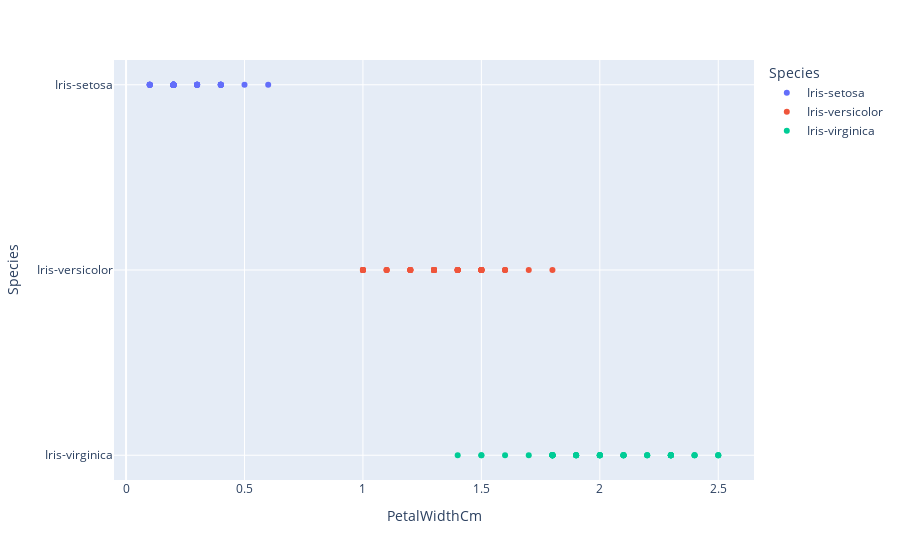

Here is the notebook cell this chart was saved with:
### Code cell
fig = px.scatter(df,x="PetalWidthCm",y="Species",color="Species")
fig.show()

### Figure 1 — Plotly figure (JSON) as saved in the notebook; plotly's stock layout.template omitted (floating-point values rounded to 4 significant figures)
{"data": [{"hovertemplate": "Species=%{y}<br>PetalWidthCm=%{x}<extra></extra>", "legendgroup": "Iris-setosa", "marker": {"color": "#636efa", "symbol": "circle"}, "mode": "markers", "name": "Iris-setosa", "orientation": "h", "showlegend": true, "type": "scatter", "x": [0.2, 0.2, 0.2, 0.2, 0.2, 0.4, 0.3, 0.2, 0.2, 0.1, 0.2, 0.2, 0.1, 0.1, 0.2, 0.4, 0.4, 0.3, 0.3, 0.3, 0.2, 0.4, 0.2, 0.5, 0.2, 0.2, 0.4, 0.2, 0.2, 0.2, 0.2, 0.4, 0.1, 0.2, 0.1, 0.2, 0.2, 0.1, 0.2, 0.2, 0.3, 0.3, 0.2, 0.6, 0.4, 0.3, 0.2, 0.2, 0.2, 0.2], "xaxis": "x", "y": ["Iris-setosa", "Iris-setosa", "Iris-setosa", "Iris-setosa", "Iris-setosa", "Iris-setosa", "Iris-setosa", "Iris-setosa", "Iris-setosa", "Iris-setosa", "Iris-setosa", "Iris-setosa", "Iris-setosa", "Iris-setosa", "Iris-setosa", "Iris-setosa", "Iris-setosa", "Iris-setosa", "Iris-setosa", "Iris-setosa", "Iris-setosa", "Iris-setosa", "Iris-setosa", "Iris-setosa", "Iris-setosa", "Iris-setosa", "Iris-setosa", "Iris-setosa", "Iris-setosa", "Iris-setosa", "Iris-setosa", "Iris-setosa", "Iris-setosa", "Iris-setosa", "Iris-setosa", "Iris-setosa", "Iris-setosa", "Iris-setosa", "Iris-setosa", "Iris-setosa", "Iris-setosa", "Iris-setosa", "Iris-setosa", "Iris-setosa", "Iris-setosa", "Iris-setosa", "Iris-setosa", "Iris-setosa", "Iris-setosa", "Iris-setosa"], "yaxis": "y"}, {"hovertemplate": "Species=%{y}<br>PetalWidthCm=%{x}<extra></extra>", "legendgroup": "Iris-versicolor", "marker": {"color": "#EF553B", "symbol": "circle"}, "mode": "markers", "name": "Iris-versicolor", "orientation": "h", "showlegend": true, "type": "scatter", "x": [1.4, 1.5, 1.5, 1.3, 1.5, 1.3, 1.6, 1, 1.3, 1.4, 1, 1.5, 1, 1.4, 1.3, 1.4, 1.5, 1, 1.5, 1.1, 1.8, 1.3, 1.5, 1.2, 1.3, 1.4, 1.4, 1.7, 1.5, 1, 1.1, 1, 1.2, 1.6, 1.5, 1.6, 1.5, 1.3, 1.3, 1.3, 1.2, 1.4, 1.2, 1, 1.3, 1.2, 1.3, 1.3, 1.1, 1.3], "xaxis": "x", "y": ["Iris-versicolor", "Iris-versicolor", "Iris-versicolor", "Iris-versicolor", "Iris-versicolor", "Iris-versicolor", "Iris-versicolor", "Iris-versicolor", "Iris-versicolor", "Iris-versicolor", "Iris-versicolor", "Iris-versicolor", "Iris-versicolor", "Iris-versicolor", "Iris-versicolor", "Iris-versicolor", "Iris-versicolor", "Iris-versicolor", "Iris-versicolor", "Iris-versicolor", "Iris-versicolor", "Iris-versicolor", "Iris-versicolor", "Iris-versicolor", "Iris-versicolor", "Iris-versicolor", "Iris-versicolor", "Iris-versicolor", "Iris-versicolor", "Iris-versicolor", "Iris-versicolor", "Iris-versicolor", "Iris-versicolor", "Iris-versicolor", "Iris-versicolor", "Iris-versicolor", "Iris-versicolor", "Iris-versicolor", "Iris-versicolor", "Iris-versicolor", "Iris-versicolor", "Iris-versicolor", "Iris-versicolor", "Iris-versicolor", "Iris-versicolor", "Iris-versicolor", "Iris-versicolor", "Iris-versicolor", "Iris-versicolor", "Iris-versicolor"], "yaxis": "y"}, {"hovertemplate": "Species=%{y}<br>PetalWidthCm=%{x}<extra></extra>", "legendgroup": "Iris-virginica", "marker": {"color": "#00cc96", "symbol": "circle"}, "mode": "markers", "name": "Iris-virginica", "orientation": "h", "showlegend": true, "type": "scatter", "x": [2.5, 1.9, 2.1, 1.8, 2.2, 2.1, 1.7, 1.8, 1.8, 2.5, 2, 1.9, 2.1, 2, 2.4, 2.3, 1.8, 2.2, 2.3, 1.5, 2.3, 2, 2, 1.8, 2.1, 1.8, 1.8, 1.8, 2.1, 1.6, 1.9, 2, 2.2, 1.5, 1.4, 2.3, 2.4, 1.8, 1.8, 2.1, 2.4, 2.3, 1.9, 2.3, 2.5, 2.3, 1.9, 2, 2.3, 1.8], "xaxis": "x", "y": ["Iris-virginica", "Iris-virginica", "Iris-virginica", "Iris-virginica", "Iris-virginica", "Iris-virginica", "Iris-virginica", "Iris-virginica", "Iris-virginica", "Iris-virginica", "Iris-virginica", "Iris-virginica", "Iris-virginica", "Iris-virginica", "Iris-virginica", "Iris-virginica", "Iris-virginica", "Iris-virginica", "Iris-virginica", "Iris-virginica", "Iris-virginica", "Iris-virginica", "Iris-virginica", "Iris-virginica", "Iris-virginica", "Iris-virginica", "Iris-virginica", "Iris-virginica", "Iris-virginica", "Iris-virginica", "Iris-virginica", "Iris-virginica", "Iris-virginica", "Iris-virginica", "Iris-virginica", "Iris-virginica", "Iris-virginica", "Iris-virginica", "Iris-virginica", "Iris-virginica", "Iris-virginica", "Iris-virginica", "Iris-virginica", "Iris-virginica", "Iris-virginica", "Iris-virginica", "Iris-virginica", "Iris-virginica", "Iris-virginica", "Iris-virginica"], "yaxis": "y"}], "layout": {"legend": {"title": {"text": "Species"}, "tracegroupgap": 0}, "margin": {"t": 60}, "xaxis": {"anchor": "y", "domain": [0, 1], "title": {"text": "PetalWidthCm"}}, "yaxis": {"anchor": "x", "categoryarray": ["Iris-virginica", "Iris-versicolor", "Iris-setosa"], "categoryorder": "array", "domain": [0, 1], "title": {"text": "Species"}}}}
